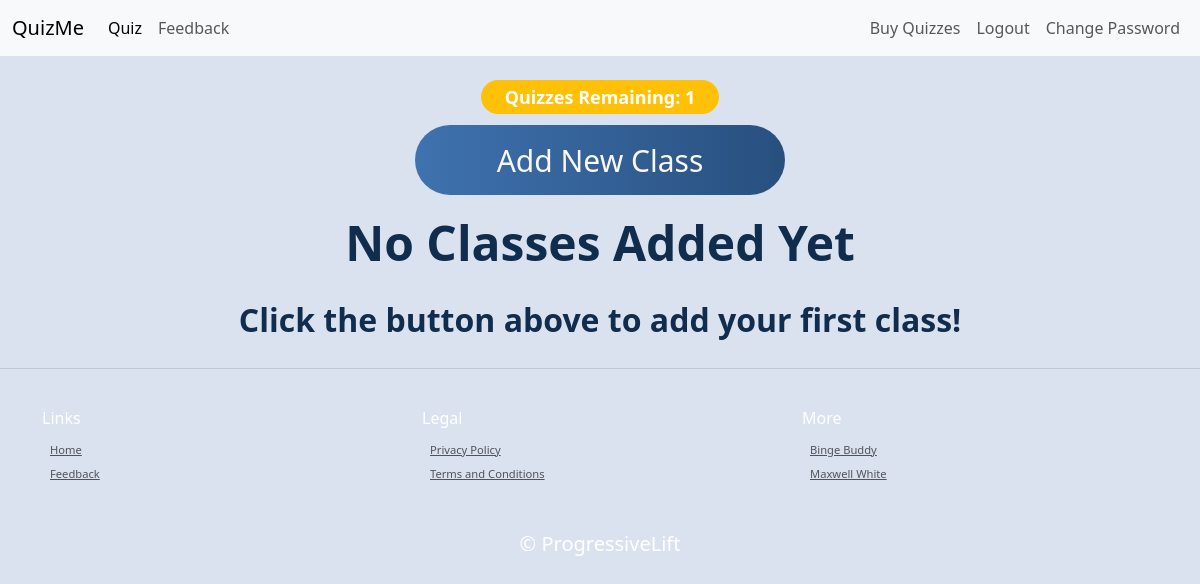
The app's page /quiz-selector (signed in), older data.
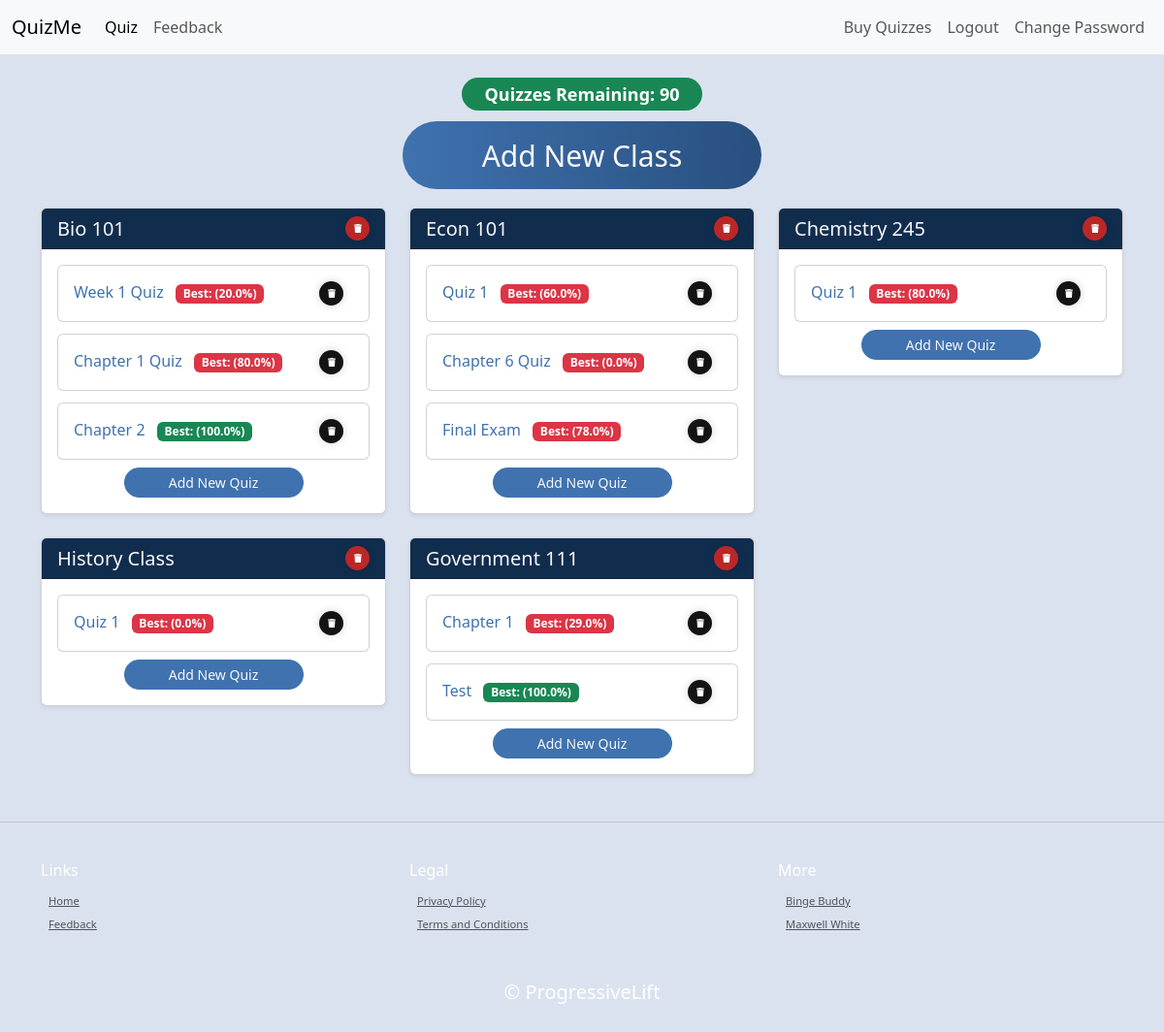
The same page, newer data.
### main.py (models this page shows)
class User(UserMixin, db.Model):
    __tablename__ = "users"
    id: Mapped[int] = mapped_column(Integer, primary_key=True)
    email: Mapped[str] = mapped_column(String(100), unique=True)
    password: Mapped[str] = mapped_column(String(100))
    name: Mapped[str] = mapped_column(String(100))
    premium_level: Mapped[int] = mapped_column(Integer)
    date_of_signup: Mapped[Date] = mapped_column(Date)
    end_date_premium: Mapped[Date] = mapped_column(Date)
    points: Mapped[int] = mapped_column(Integer)
    quiz_count: Mapped[int] = mapped_column(Integer)
    verified: Mapped[bool] = mapped_column(Integer, default=False)
    verification_token: Mapped[str] = mapped_column(String(100), nullable=True)

class ClassList(db.Model):
    __tablename__ = "class_list"
    id: Mapped[int] = mapped_column(Integer, primary_key=True)
    user_id: Mapped[int] = mapped_column(Integer, db.ForeignKey("users.id"))
    class_name: Mapped[str] = mapped_column(String(250), unique=False, nullable=False)

class Quiz(db.Model):
    __tablename__ = "quizzes"
    id: Mapped[int] = mapped_column(Integer, primary_key=True)
    user_id: Mapped[int] = mapped_column(Integer, db.ForeignKey("users.id"))
    quiz_json: Mapped[str] = mapped_column(JSON())
    title: Mapped[str] = mapped_column(String())
    class_name: Mapped[str] = mapped_column(String(250), unique=False, nullable=False)
    total_questions: Mapped[int] = mapped_column(Integer)
    best_score: Mapped[int] = mapped_column(Integer)

### main.py (the view)
@app.route('/quiz-selector', methods=["GET", "POST"])
def quiz_selector():
    form = NoteInput()
    if not current_user.is_authenticated:
        return redirect(url_for('login'))
    elif current_user.is_authenticated:
        class_list = ClassList.query.filter_by(user_id=current_user.id).all()
    quizzes = Quiz.query.filter_by(user_id=current_user.id).all()
    return render_template("quiz_selector.html", form=form, class_list=class_list, quizzes=quizzes)

### main.py (called while the page is built)
@login_manager.user_loader
def load_user(user_id):
    return db.get_or_404(User, user_id)

### templates/quiz_selector.html (shortened to what this page needs)
{% include "header.html" %}
{% block content %}
<div class="container mt-4">
    <div class="text-center mb-3">
        <div class="quiz-counter">
            <h4 class="mb-3">
                <span class="badge {% if current_user.quiz_count >= 1 and current_user.quiz_count <= 5  %}bg-warning{% elif current_user.quiz_count ==0 %}bg-danger{% else %}bg-success{% endif %} rounded-pill px-4 py-2">
                    Quizzes Remaining: {{ current_user.quiz_count }}
                </span>
            </h4>
        </div>
        <button type="button" class="create_class_button" data-bs-toggle="modal" data-bs-target="#addClassModal">
            Add New Class
        </button>
    </div>
    {%if not current_user.is_authenticated%}
        <div class="text-center mt-4">
            <h3 class="mb-4">Please login to view your quizzes</h3>
        </div>
    {% else %}
        {% if class_list %}
            <div class="row">
            {% for class in class_list %}
            <div class="col-md-4 mb-4">
                <div class="card shadow-sm">
                    <div class="card-header d-flex justify-content-between align-items-center">
                        <h5 class="card-title mb-0">{{ class.class_name }}</h5>
                        <div class="d-flex gap-2">
                            <form action="{{ url_for('delete_class', class_name=class.class_name) }}" method="POST" onsubmit="return confirm('Are you sure you want to delete this class?');" class="m-0">
                                <button type="submit" class="delete_class_button" aria-label="Delete class">
                                    <svg viewBox="0 0 448 512" class="svgIcon">
                                        <path d="M135.2 17.7L128 32H32C14.3 32 0 46.3 0 64S14.3 96 32 96H416c17.7 0 32-14.3 32-32s-14.3-32-32-32H320l-7.2-14.3C307.4 6.8 296.3 0 284.2 0H163.8c-12.1 0-23.2 6.8-28.6 17.7zM416 128H32L53.2 467c1.6 25.3 22.6 45 47.9 45H346.9c25.3 0 46.3-19.7 47.9-45L416 128z" />
                                    </svg>
                                </button>
                            </form>
                        </div>
                    </div>
                    <div class="card-body">
                        {% set class_quizzes = quizzes|selectattr('class_name', 'equalto', class.class_name)|list %}
                        {% if class_quizzes %}
                            <div class="row g-2">
                                {% for quiz in class_quizzes %}
                                <div class="col-12 mb-1">
                                    <div class="card">
                                        <div class="card-body">
                                            <div class="d-flex justify-content-between align-items-center">
                                                <h6 class="card-title mb-0">
                                                    <a href="{{ url_for('quiz', quiz_id=quiz.id) }}" class="text-decoration-none">
                                                        {{ quiz.title }}
                                                    </a>
                                                        <span class="badge {% if (quiz.best_score / quiz.total_questions * 100)|round == 100 %}bg-success{% else %}bg-danger{% endif %} ms-2">Best: ({{ (quiz.best_score / quiz.total_questions * 100)|round }}%)</span>
                                                </h6>
                                                <form action="{{ url_for('delete_quiz', quiz_id=quiz.id) }}" method="POST" onsubmit="return confirm('Are you sure you want to delete this quiz?');">
                                                    <button type="submit" class="delete_quiz_button" aria-label="Delete quiz">
                                                        <svg viewBox="0 0 448 512" class="svgIcon">
                                                            <path d="M135.2 17.7L128 32H32C14.3 32 0 46.3 0 64S14.3 96 32 96H416c17.7 0 32-14.3 32-32s-14.3-32-32-32H320l-7.2-14.3C307.4 6.8 296.3 0 284.2 0H163.8c-12.1 0-23.2 6.8-28.6 17.7zM416 128H32L53.2 467c1.6 25.3 22.6 45 47.9 45H346.9c25.3 0 46.3-19.7 47.9-45L416 128z" />
                                                        </svg>
                                                    </button>
                                                </form>
                                            </div>
                                        </div>
                                    </div>
                                </div>
                                {% endfor %}
                            </div>
                            {% if current_user.quiz_count > 0 %}
                            <div class="text-center mt-1">
                                <button type="button" class="add_quiz_button btn btn-sm btn-primary" data-bs-toggle="modal" data-bs-target="#createQuizModal" data-class-name="{{ class.class_name }}">
                                    Add New Quiz
                                </button>
                            </div>
                            {% else %}
                            <div class="text-center mt-1">
                                <a href="{{ url_for('price_page') }}" class="add_quiz_button btn btn-sm btn-primary">
                                    Purchase More Quizzes
                                </a>
                            </div>
                            {% endif %}
                        {% endif %}
                    </div>
                </div>
            </div>
            {% endfor %}
        </div>
    {% else %}
        <div class="text-center mt-4">
            <h3 class="mb-4">No Classes Added Yet</h3>
            <p>Click the button above to add your first class!</p>
        </div>
    {% endif %}
    {% endif %}
</div>
{% endblock %}
{% include "footer.html" %}

### templates/header.html (shortened to what this page needs)
<!doctype html>
<html lang="en" data-bs-theme="auto">
  <head><script src="../assets/js/color-modes.js"></script>
    <link rel="stylesheet" href="https://cdn.jsdelivr.net/npm/@docsearch/css@3">
    <link href="static/css/bootstrap.min.css" rel="stylesheet">
    <link href="https://cdn.jsdelivr.net/npm/bootstrap@5.3.3/dist/css/bootstrap.min.css" rel="stylesheet">
    <link rel="stylesheet" href="static/css/style.css"/>
<nav class="navbar navbar-expand-lg bg-body-tertiary">
  <div class="container-fluid">
    <a class="navbar-brand">QuizMe</a>
    <div class="collapse navbar-collapse" id="navbarNav">
      <ul class="navbar-nav">
        <li class="nav-item">
          <a class="nav-link active" aria-current="page" href="{{url_for('quiz_selector') }}">Quiz</a>
        </li>
        <li class="nav-item">
          <a class="nav-link" href="{{url_for('feedback') }}">Feedback</a>
        </li>
      </ul>
      <ul class="navbar-nav ms-auto">
        {% if current_user.is_authenticated: %}
        <li class="nav-item">
          <a class="nav-link" href="{{url_for('price_page') }}">Buy Quizzes</a>
        </li>
        <li class="nav-item">
          <a class="nav-link" href="{{url_for('logout') }}">Logout</a>
        </li>
        <li class="nav-item">
          <a class="nav-link" href="{{url_for('change_password') }}">Change Password</a>
        </li>
        {%endif%}
      </ul>
    </div>
  </div>
</nav>

### templates/footer.html (shortened to what this page needs)
<hr class="my-4 border-secondary">
<footer class="py-3 my-4">
  <div class="container">
    <div class="row">
      <div class="col-md-4">
        <h6 class="text-white">Links</h6>
        <ul class="nav flex-column">
          <li class="nav-item"><a href="" class="nav-link2 px-2 text-body-secondary" style="font-size: 0.7em;">Home</a></li>
          <li class="nav-item"><a href="{{url_for('feedback')}}" class="nav-link2 px-2 text-body-secondary" style="font-size: 0.7em;">Feedback</a></li>
        </ul>
        <br>
      </div>
      <div class="col-md-4">
        <h6 class="text-white">Legal</h6>
        <ul class="nav flex-column">
          <li class="nav-item"><a href="{{url_for('privacy_policy')}}" class="nav-link2 px-2 text-body-secondary" style="font-size: 0.7em;">Privacy Policy</a></li>
          <li class="nav-item"><a href="{{url_for('terms_and_conditions')}}" class="nav-link2 px-2 text-body-secondary" style="font-size: 0.7em;">Terms and Conditions</a></li>
        </ul>
        <br>
      </div>
      <div class="col-md-4">
        <h6 class="text-white">More</h6>
        <ul class="nav flex-column">
          <li class="nav-item"><a href="https://bingebuddy.us/" class="nav-link2 px-2 text-body-secondary" target="_blank" rel="noopener noreferrer" style="font-size: 0.7em;">Binge Buddy</a></li>
          <li class="nav-item"><a href="https://indiepa.ge/maxwellwhite" class="nav-link2 px-2 text-body-secondary" target="_blank" rel="noopener noreferrer" style="font-size: 0.7em;">Maxwell White</a></li>
        </ul>
      </div>
    </div>
  </div>
  <br>
  <h5 class="text-center text-white">© ProgressiveLift</h5>

### static/css/style.css (style rules this page uses)
:root { --primary-color: #F9F7F7; --secondary-color: #DBE2EF; --tertiary-color: #3F72AF; --quaternary-color: #112D4E; }

Row changes from the older to the newer data that the page shows:
changed User: quiz_count "1" → "90"
added ClassList: class_name "Bio 101"
added Quiz: title "Week 1 Quiz", (quiz.best_score/quiz.total_questions*100)|round "20.0", shown under "Bio 101"
added Quiz: title "Chapter 1 Quiz", (quiz.best_score/quiz.total_questions*100)|round "80.0", shown under "Bio 101"
added Quiz: title "Chapter 2", (quiz.best_score/quiz.total_questions*100)|round "100.0", shown under "Bio 101"
added ClassList: class_name "Econ 101"
added Quiz: title "Quiz 1", (quiz.best_score/quiz.total_questions*100)|round "60.0", shown under "Econ 101"
added Quiz: title "Chapter 6 Quiz", (quiz.best_score/quiz.total_questions*100)|round "0.0", shown under "Econ 101"
added Quiz: title "Final Exam", (quiz.best_score/quiz.total_questions*100)|round "78.0", shown under "Econ 101"
added ClassList: class_name "Chemistry 245"
added Quiz: title "Quiz 1", (quiz.best_score/quiz.total_questions*100)|round "80.0", shown under "Chemistry 245"
added ClassList: class_name "History Class"
added Quiz: title "Quiz 1", (quiz.best_score/quiz.total_questions*100)|round "0.0", shown under "History Class"
added ClassList: class_name "Government 111"
added Quiz: title "Chapter 1", (quiz.best_score/quiz.total_questions*100)|round "29.0", shown under "Government 111"
added Quiz: title "Test", (quiz.best_score/quiz.total_questions*100)|round "100.0", shown under "Government 111"
Text that changed along with them:
text no longer shown: "No Classes Added Yet Click the button above to add your first class!"
